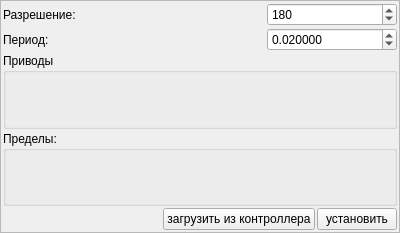
<?xml version="1.0" encoding="UTF-8"?>
<ui version="4.0">
 <class>RangesFrame</class>
 <widget class="QFrame" name="RangesFrame">
  <property name="geometry">
   <rect>
    <x>0</x>
    <y>0</y>
    <width>400</width>
    <height>233</height>
   </rect>
  </property>
  <property name="windowTitle">
   <string>Frame</string>
  </property>
  <property name="frameShape">
   <enum>QFrame::StyledPanel</enum>
  </property>
  <property name="frameShadow">
   <enum>QFrame::Raised</enum>
  </property>
  <layout class="QGridLayout" name="gridLayout">
   <property name="margin">
    <number>2</number>
   </property>
   <property name="spacing">
    <number>2</number>
   </property>
   <item row="3" column="0" colspan="3">
    <widget class="QGroupBox" name="groupBox">
     <property name="sizePolicy">
      <sizepolicy hsizetype="Preferred" vsizetype="Expanding">
       <horstretch>0</horstretch>
       <verstretch>0</verstretch>
      </sizepolicy>
     </property>
     <property name="title">
      <string>Пределы:</string>
     </property>
     <layout class="QVBoxLayout" name="vertical_layout_ranges">
      <property name="spacing">
       <number>0</number>
      </property>
      <property name="margin">
       <number>0</number>
      </property>
     </layout>
    </widget>
   </item>
   <item row="1" column="2">
    <widget class="QDoubleSpinBox" name="spin_box_period">
     <property name="decimals">
      <number>6</number>
     </property>
     <property name="maximum">
      <double>1.000000000000000</double>
     </property>
     <property name="singleStep">
      <double>0.000010000000000</double>
     </property>
     <property name="value">
      <double>0.020000000000000</double>
     </property>
    </widget>
   </item>
   <item row="0" column="2">
    <widget class="QSpinBox" name="spin_box_resolution">
     <property name="minimum">
      <number>10</number>
     </property>
     <property name="maximum">
      <number>360</number>
     </property>
     <property name="value">
      <number>180</number>
     </property>
    </widget>
   </item>
   <item row="0" column="0">
    <widget class="QLabel" name="label_1">
     <property name="text">
      <string>Разрешение:</string>
     </property>
    </widget>
   </item>
   <item row="1" column="0">
    <widget class="QLabel" name="label_2">
     <property name="text">
      <string>Период:</string>
     </property>
    </widget>
   </item>
   <item row="4" column="0" colspan="3">
    <layout class="QHBoxLayout" name="horizontalLayout">
     <item>
      <spacer name="horizontalSpacer">
       <property name="orientation">
        <enum>Qt::Horizontal</enum>
       </property>
       <property name="sizeHint" stdset="0">
        <size>
         <width>40</width>
         <height>20</height>
        </size>
       </property>
      </spacer>
     </item>
     <item>
      <widget class="QPushButton" name="push_button_load">
       <property name="text">
        <string>загрузить из контроллера</string>
       </property>
      </widget>
     </item>
     <item>
      <widget class="QPushButton" name="push_button_set">
       <property name="text">
        <string>установить</string>
       </property>
      </widget>
     </item>
    </layout>
   </item>
   <item row="2" column="0" colspan="3">
    <widget class="QGroupBox" name="groupBox_2">
     <property name="sizePolicy">
      <sizepolicy hsizetype="Preferred" vsizetype="Expanding">
       <horstretch>0</horstretch>
       <verstretch>0</verstretch>
      </sizepolicy>
     </property>
     <property name="title">
      <string>Приводы</string>
     </property>
     <layout class="QVBoxLayout" name="vertical_layout_servos">
      <property name="spacing">
       <number>0</number>
      </property>
      <property name="margin">
       <number>0</number>
      </property>
     </layout>
    </widget>
   </item>
  </layout>
 </widget>
 <resources/>
 <connections/>
</ui>
